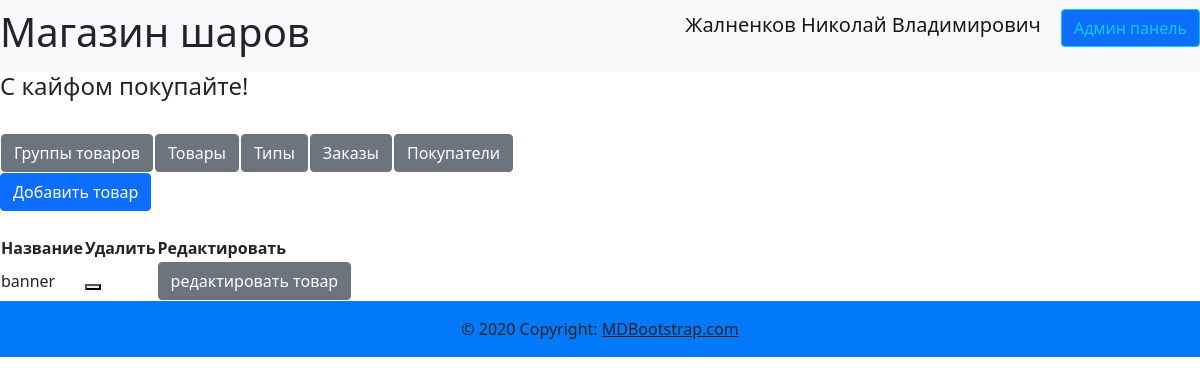
Page /admin/productsgroups (signed in) on the earlier database version.
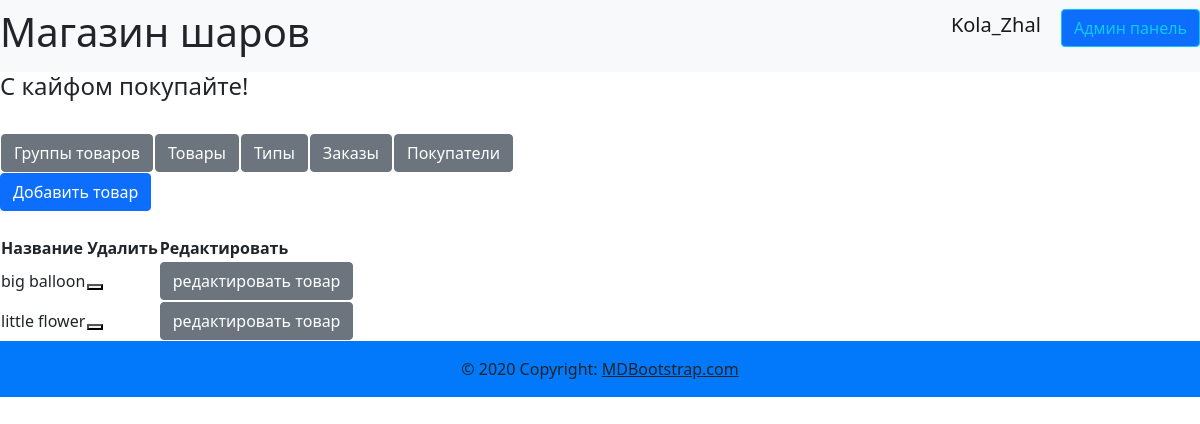
Same page on the later database version.
### data/users.py (models this page shows, shortened)
class User(SqlAlchemyBase, UserMixin, SerializerMixin):
    __tablename__ = 'users'
    id = sqlalchemy.Column(sqlalchemy.Integer,
                           primary_key=True, autoincrement=True)
    name = sqlalchemy.Column(sqlalchemy.String, nullable=True)
    tel = sqlalchemy.Column(sqlalchemy.String, nullable=True)
    email = sqlalchemy.Column(sqlalchemy.String,
                              index=True, unique=True, nullable=True)
    hashed_password = sqlalchemy.Column(sqlalchemy.String, nullable=True)
    created_date = sqlalchemy.Column(sqlalchemy.DateTime,
                                     default=datetime.datetime.now)
    basket = sqlalchemy.Column(sqlalchemy.String, default='{}')
    admin = sqlalchemy.Column(sqlalchemy.Boolean, default=False)
    tg_id = sqlalchemy.Column(sqlalchemy.String, nullable=True)
    confirmed = sqlalchemy.Column(sqlalchemy.Boolean, default=False)
    address = sqlalchemy.Column(sqlalchemy.String, nullable=True)
    orders = orm.relationship("Order", back_populates='user')

### data/products_group.py (models this page shows, shortened)
class ProductGroup(SqlAlchemyBase, SerializerMixin):
    __tablename__ = 'product_group'
    id = sqlalchemy.Column(sqlalchemy.Integer,
                           primary_key=True, autoincrement=True)
    title = sqlalchemy.Column(sqlalchemy.String, nullable=True)
    description = sqlalchemy.Column(sqlalchemy.String, nullable=True)
    type = sqlalchemy.Column(sqlalchemy.Integer, sqlalchemy.ForeignKey("types.id"))
    type_relation = orm.relationship('Types')
    products = orm.relationship("Products", back_populates='product_group')

### server.py (the view)
@app.route('/admin/productsgroups', methods=['GET', 'POST'])
@login_required
def admin_productsgroup():
    if current_user.admin:
        db_sess = db_session.create_session()
        productgroups = db_sess.query(ProductGroup).all()
        return render_template('pages/admin_products_group.html', title='Админ панель',
                               productgroups=productgroups)
    else:
        return render_template('pages/no_rights.html')

### data/db_session.py (called while the page is built)
def create_session() -> Session:
    global __factory
    return __factory()

### server.py (called while the page is built)
@login_manager.user_loader
def load_user(user_id):
    db_sess = db_session.create_session()
    return db_sess.query(User).get(user_id)

### templates/pages/admin_products_group.html
{% extends "pages/base_admin.html" %}
{% block admincontent %}
<div>
    {% if current_user.is_authenticated %}
    <a href="/admin/add-productgroup" class="btn btn-primary">Добавить товар</a>
    {% endif %}
</div>
<br>
<div>
    <table>
        <tr>
            <th>Название</th>
            <th>Удалить</th>
            <th>Редактировать</th>
        </tr>
        {% for productgroup in productgroups %}
        <tr>
            <td>{{ productgroup.title }}</td>
            <td>
                <button type="submit" onclick="show_me({{productgroup.id}}, 'productgroup');" class="delete-button">
                </button>
            </td>
            <td>
                <a href="/admin/edit-productgroup/{{productgroup.id}}" class="btn btn-secondary">редактировать товар</a>
            </td>
        </tr>
        {% endfor %}
    </table>
</div>
{% endblock %}

### templates/includes/header.html
<header>
    <nav class="navbar navbar-light bg-light">
        <h1> Магазин шаров</h1>
        {% if current_user.is_authenticated %}
        <p align="right">
            <a class="navbar-brand" href="/logout">{{ current_user.name }}</a>
            {% if current_user.admin%}
            <a class="btn btn-primary btn btn-outline-info mr-2" href="/admin/products">Админ панель</a>
            {% endif %}
        {% else %}
        <p align="right">
            <a class="btn btn-primary " href="/register">Зарегистрироваться</a>
            <a class="btn btn-success" href="/login">Войти</a>
        </p>
        {% endif %}
    </nav>
    <h4 align="left">С кайфом покупайте!</h4>
</header>

Differences in the rows shown:
removed ProductGroup: title "banner"
changed User: name "Жалненков Николай Владимирович" → "Kola_Zhal"
added ProductGroup: title "big balloon"
added ProductGroup: title "little flower"
